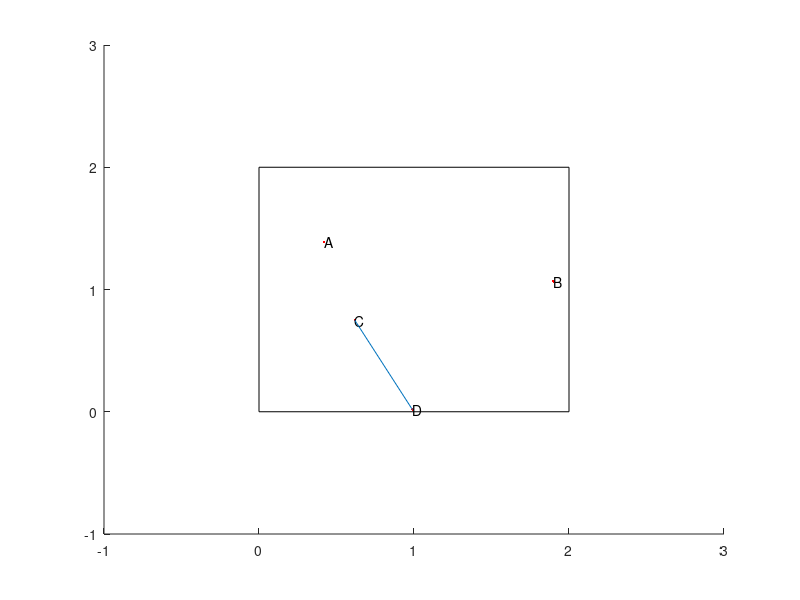

Write the MATLAB code that produced this figure. (Note: this script raises an error after producing the figure.)
clear all
clf
hold on

rD = 2;

rectangle('Position', [0, 0, rD, rD])
axis([-1, rD + 1, -1, rD + 1])

A = [rand() * rD, rand() * rD];
B = [rand() * rD, rand() * rD];
C = [rand() * rD, rand() * rD];
D = [rand() * rD, rand() * rD];

plot(C(1), C(2), 'r.');
text(C(1), C(2), 'C')
plot(D(1), D(2), 'r.');
text(D(1), D(2), 'D')
line([C(1) D(1)], [C(2) D(2)]);
plot(A(1), A(2), 'r.');
text(A(1), A(2), 'A')
plot(B(1), B(2), 'r.');
text(B(1), B(2), 'B')

t = Aparte(A, B, C, D);
if t == 1
    title('Sunt pe aceiasi parte')
else
    title('Nu sunt pe aceiasi parte')
end